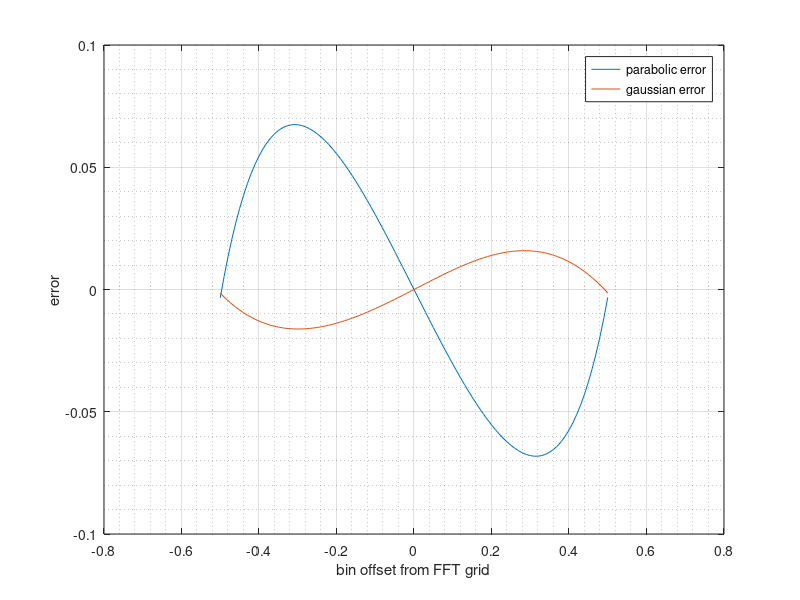

This chart was generated by the following MATLAB code:
clear; close; clc;

DEBUG_PRINT = false;

% Script parameters:
% ------------------
N = 1024;
wintype = 'hamming'; % 'hamming' % 'rectwin' % 'bhn'
imitate_hw_dynamic_range = true;
bin_offset_vec = -0.5:0.01:0.5;
bin_offset_vec = bin_offset_vec(:); % convert to column vector
k_target_vec = 20 + bin_offset_vec;
% -----------------------------------------------

switch wintype
    case 'rectwin'
        win = rectwin(N);
    case 'bhn'
        win = BlackmanHarrisNuttall(N);
    otherwise
        win = hamming(N);
end

% vector to store the results
k_parabolic_est = nan(size(k_target_vec));
k_gaussian_est  = nan(size(k_target_vec));

nfft = N;
nn = 0:(N-1);
nn = nn(:); % convert to column vector
for n = 1:length(k_target_vec)
    
    % generate signal
    k_target = k_target_vec(n);
    w = 2*pi*k_target/nfft;
    x = sin(w .* nn);
    
    % apply window
    x = x .* win;
    
    % fourier transform (FFT)
    xfft = fft(x, nfft);
    xfft = abs(xfft(1:(nfft/2+1)));
    
    % get peak info
    [max_val, max_ind] = max(xfft);
    amp_center = max_val;
    amp_left = xfft(max_ind - 1);
    amp_right = xfft(max_ind + 1);
    k_raw_est = max_ind - 1;
    
    if imitate_hw_dynamic_range == true
        % imitate HW behaviour (u16 dynamic range)
        amp_center = round(amp_center * 2^7);
        amp_left = round(amp_left * 2^7);
        amp_right = round(amp_right * 2^7);
    end
    
    % parabolic interpolation
    bin_update_par = 0.5 * (amp_right - amp_left) / (2*amp_center - amp_right - amp_left);
    k_parabolic_est(n) = k_raw_est + bin_update_par;
    
    % gaussian interpolation
    amp_center = log(amp_center);
    amp_left = log(amp_left);
    amp_right = log(amp_right);
    bin_update_gau = 0.5 * (amp_right - amp_left) / (2*amp_center - amp_right - amp_left);
    k_gaussian_est(n) = k_raw_est + bin_update_gau;
    
    if DEBUG_PRINT == true
        fprintf('true bin index: %f\n', k_target);
        fprintf('bin index estimation without interplolation: %f\n', k_raw_est);
        fprintf('bin index estimation using parabolic interplolation: %f\n', k_parabolic_est(n));
        fprintf('bin index estimation using gaussian interplolation: %f\n\n', k_gaussian_est(n));
    end
end

% compute error terms
k_parabolic_err = k_parabolic_est - k_target_vec;
k_gaussian_err = k_gaussian_est - k_target_vec;

figure('name','error for bin index estimation');
plot(bin_offset_vec, [k_parabolic_err, k_gaussian_err]);
ylabel('error');
xlabel('bin offset from FFT grid');
legend('parabolic error', 'gaussian error');
grid on; grid minor;






